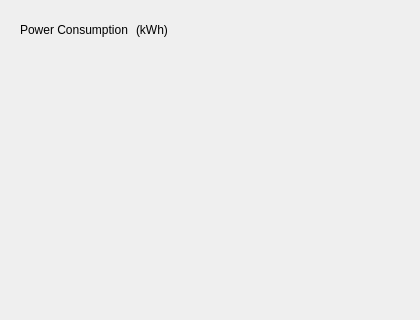
<?xml version="1.0" encoding="UTF-8"?>
<ui version="4.0">
 <class>PowerChart</class>
 <widget class="QWidget" name="PowerChart">
  <property name="geometry"><rect><x>0</x><y>0</y><width>420</width><height>320</height></rect></property>
  <layout class="QVBoxLayout" name="powerRoot">
   <property name="leftMargin"><number>0</number></property><property name="topMargin"><number>0</number></property>
   <property name="rightMargin"><number>0</number></property><property name="bottomMargin"><number>0</number></property>
   <property name="spacing"><number>0</number></property>
   <item>
    <widget class="QCustomGlassFrame" name="powerGlass">
     <property name="backdropSource" stdset="0"><string>wallpaper</string></property>
     <property name="cornerRadius" stdset="0"><number>26</number></property>
     <layout class="QVBoxLayout" name="powerLayout">
      <property name="leftMargin"><number>20</number></property><property name="topMargin"><number>18</number></property>
      <property name="rightMargin"><number>20</number></property><property name="bottomMargin"><number>16</number></property>
      <property name="spacing"><number>10</number></property>
      <item>
       <layout class="QHBoxLayout" name="powerHeader">
        <property name="spacing"><number>8</number></property>
        <item>
         <widget class="QLabel" name="powerTitle">
          <property name="text"><string>Power Consumption</string></property>
          <property name="role" stdset="0"><string>cardTitle</string></property>
         </widget>
        </item>
        <item>
         <widget class="QLabel" name="powerUnit">
          <property name="text"><string>(kWh)</string></property>
          <property name="role" stdset="0"><string>mutedSm</string></property>
         </widget>
        </item>
        <item>
         <spacer name="powerHeaderSpacer">
          <property name="orientation"><enum>Qt::Horizontal</enum></property>
          <property name="sizeHint" stdset="0"><size><width>10</width><height>10</height></size></property>
         </spacer>
        </item>
        <item>
         <widget class="QCustomQLabel" name="powerMenu">
          <property name="minimumSize"><size><width>24</width><height>24</height></size></property>
          <property name="maximumSize"><size><width>24</width><height>24</height></size></property>
          <property name="iconName" stdset="0"><string>feather/more-horizontal</string></property>
          <property name="role" stdset="0"><string>appsIcon</string></property>
         </widget>
        </item>
       </layout>
      </item>
      <item>
       <widget class="QCustomMiniBarChart" name="powerBars">
        <property name="sizePolicy"><sizepolicy hsizetype="Expanding" vsizetype="Expanding"><horstretch>0</horstretch><verstretch>1</verstretch></sizepolicy></property>
        <property name="valuesCsv" stdset="0"><string>90,120,169,60,130,105</string></property>
        <property name="labelsCsv" stdset="0"><string>Jan,Feb,Mar,Apr,May,Jun</string></property>
        <property name="yLabelsCsv" stdset="0"><string>0,50,90,130,170</string></property>
        <property name="highlightIndexProp" stdset="0"><number>2</number></property>
        <property name="calloutText" stdset="0"><string>169 kWh</string></property>
        <property name="hoverSuffix" stdset="0"><string> kWh</string></property>
        <property name="barWidth" stdset="0"><number>14</number></property>
        <property name="cornerRadius" stdset="0"><number>7</number></property>
        <property name="showLabels" stdset="0"><bool>true</bool></property>
       </widget>
      </item>
     </layout>
    </widget>
   </item>
  </layout>
 </widget>
 <customwidgets>
  <customwidget><class>QCustomGlassFrame</class><extends>QFrame</extends><header>Custom_Widgets.QCustomGlassFrame</header><container>1</container></customwidget>
  <customwidget><class>QCustomQLabel</class><extends>QLabel</extends><header>Custom_Widgets.QCustomQLabel</header><container>0</container></customwidget>
  <customwidget><class>QCustomMiniBarChart</class><extends>QWidget</extends><header>Custom_Widgets.QCustomMiniBarChart</header><container>0</container></customwidget>
 </customwidgets>
 <connections/>
</ui>
